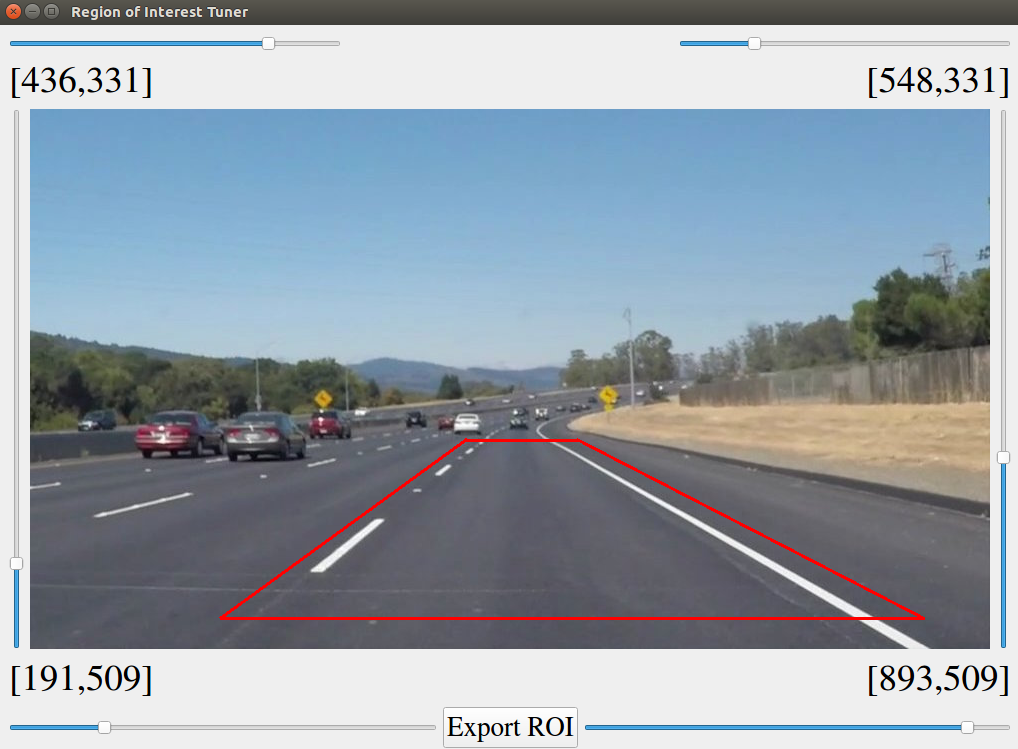
#> input picture utils/roi.png, 1018 x 749 px; its folder holds only this picture in this run
$ python -i LineDetector.py   (imports and definitions only)
#> lines starting #> are read from the running program, lines starting #| are printed output that depends on the picture; after the words box and inside, x2 and y2 are one past the last pixel; in counts of white or black regions, pixels touching at a corner belong together
import cv2
import numpy as np
from collections import deque
import matplotlib.pyplot as plt
from moviepy.editor import VideoFileClip
output_vids_path = "test_videos_output/"

class LineDetector:
    def __init__(self, video=None):
        if video == None:
            self.video_mode = False
        else:
            self.video_ = video
            self.video_mode = True

        self.left_lines_  = deque(maxlen=500)
        self.right_lines_ = deque(maxlen=500)

    def read_image(self, image_path):
        return plt.imread(image_path)

    def show_images(self, images, cmap=None):
        cols = 2
        rows = (len(images)+1)//cols

        plt.figure(figsize=(10, 11))
        for i, image in enumerate(images):
            plt.subplot(rows, cols, i+1)
            # use gray scale color map if there is only one channel
            cmap = 'gray' if len(image.shape)==2 else cmap
            plt.imshow(image, cmap=cmap)
            plt.xticks([])
            plt.yticks([])
        plt.tight_layout(pad=0, h_pad=0, w_pad=0)
        plt.show()

    def convert_gray_scale(self, image):
        return cv2.cvtColor(image, cv2.COLOR_RGB2GRAY)

    def convert_hls(self, image):
        return cv2.cvtColor(image, cv2.COLOR_RGB2HLS)

    def select_white_yellow(self, image):
        converted = self.convert_hls(image)
        # white color mask
        lower = np.uint8([0, 200, 0])
        upper = np.uint8([255, 255, 255])
        white_mask = cv2.inRange(converted, lower, upper)
        # yellow color mask
        lower = np.uint8([10, 0, 100])
        upper = np.uint8([40, 255, 255])
        yellow_mask = cv2.inRange(converted, lower, upper)
        # combine the mask
        mask = cv2.bitwise_or(white_mask, yellow_mask)
        return cv2.bitwise_and(image, image, mask = mask)

    def filter_region(self, image, vertices):
        """
        Create the mask using the vertices and apply it to the input image
        """
        mask = np.zeros_like(image)
        if len(mask.shape)==2:
            cv2.fillPoly(mask, vertices, 255)
        else:
            cv2.fillPoly(mask, vertices, (255,)*mask.shape[2]) # in case, the input image has a channel dimension
        return cv2.bitwise_and(image, mask)


    def select_region(self, image):
        """
        It keeps the region surrounded by the `vertices` (i.e. polygon).  Other area is set to 0 (black).
        """
        # first, define the polygon by vertices
        rows, cols   = image.shape[:2]
        bottom_left  = [cols*0.1, rows*0.95]
        top_left     = [cols*0.4, rows*0.65]
        bottom_right = [cols*0.9, rows*0.95]
        top_right    = [cols*0.6, rows*0.65]
        # the vertices are an array of polygons (i.e array of arrays) and the data type must be integer
        vertices = np.array([[bottom_left, top_left, top_right, bottom_right]], dtype=np.int32)
        return self.filter_region(image, vertices)

    def apply_smoothing(self, image, kernel_size=15):
        """
        kernel_size must be postivie and odd
        """
        return cv2.GaussianBlur(image, (kernel_size, kernel_size), 0)

    def detect_edges(self, image, low_threshold=50, high_threshold=150):
        return cv2.Canny(image, low_threshold, high_threshold)

    def hough_lines(self, image):
        return cv2.HoughLinesP(image, rho=1, theta=np.pi/180, threshold=20, minLineLength=20, maxLineGap=300)


    def average_slope_intercept(self, lines):
        left_lines    = [] # (slope, intercept)
        left_weights  = [] # (length,)
        right_lines   = [] # (slope, intercept)
        right_weights = [] # (length,)

        for line in lines:
            for x1, y1, x2, y2 in line:
                if x2==x1:
                    continue # ignore a vertical line
                slope = (y2-y1)/(x2-x1)
                intercept = y1 - slope*x1
                length = np.sqrt((y2-y1)**2+(x2-x1)**2)
                if slope < 0: # y is reversed in image
                    left_lines.append((slope, intercept))
                    left_weights.append((length))
                else:
                    right_lines.append((slope, intercept))
                    right_weights.append((length))

        # add more weight to longer lines
        left_lane  = np.dot(left_weights,  left_lines) /np.sum(left_weights)  if len(left_weights) >0 else None
        right_lane = np.dot(right_weights, right_lines)/np.sum(right_weights) if len(right_weights)>0 else None

        return left_lane, right_lane # (slope, intercept), (slope, intercept)

    def make_line_points(self, y1, y2, line):
        """
        Convert a line represented in slope and intercept into pixel points
        """
        if line is None:
            return None

        slope, intercept = line

        # make sure everything is integer as cv2.line requires it
        x1 = int((y1 - intercept)/slope)
        x2 = int((y2 - intercept)/slope)
        y1 = int(y1)
        y2 = int(y2)

        return ((x1, y1), (x2, y2))

    def lane_lines(self, image, lines):
        left_lane, right_lane = self.average_slope_intercept(lines)

        y1 = image.shape[0] # bottom of the image
        y2 = y1*0.6         # slightly lower than the middle

        left_line  = self.make_line_points(y1, y2, left_lane)
        right_line = self.make_line_points(y1, y2, right_lane)

        return left_line, right_line

    def mean_line(self, line, lines):
        if line is not None:
            lines.append(line)

        if len(lines)>0:
            line = np.mean(lines, axis=0, dtype=np.int32)
            line = tuple(map(tuple, line)) # make sure it's tuples not numpy array for cv2.line to work
        return line

    def draw_lane_lines(self, image, lines, color=[255, 0, 0], thickness=10):
        # make a separate image to draw lines and combine with the orignal later
        line_image = np.zeros_like(image)
        for line in lines:
            if line is not None:
                cv2.line(line_image, *line,  color, thickness)
        # image1 * α + image2 * β + λ
        # image1 and image2 must be the same shape.
        return cv2.addWeighted(image, 1.0, line_image, 0.95, 0.0)


    def process_frame(self, image):
            white_yellow = self.select_white_yellow(image)
            gray         = self.convert_gray_scale(white_yellow)
            smooth_gray  = self.apply_smoothing(gray)
            edges        = self.detect_edges(smooth_gray)
            regions      = self.select_region(edges)
            lines        = self.hough_lines(regions)
            left_line, right_line = self.lane_lines(image, lines)

            left_line  = self.mean_line(left_line,  self.left_lines_)
            right_line = self.mean_line(right_line, self.right_lines_)

            return self.draw_lane_lines(image, (left_line, right_line))

    def process_video(self):
        if self.video_mode:
            global output_vids_path
            clip = VideoFileClip(self.video_)
            processed = clip.fl_image(self.process_frame)
            processed.write_videofile(output_vids_path + self.video_.split("/")[-1], audio=False)
        else:
            print("This object is not capable of processing video")

>>> import cv2
>>> picture = cv2.cvtColor(cv2.imread('../utils/roi.png'), cv2.COLOR_BGR2RGB)
>>> result = LineDetector().process_frame(picture)
#> in convert_hls, `return cv2.cvtColor(image, cv2.COLOR_RGB2HLS)`: returned value: shape (749, 1018, 3); mean of channels 0, 1, 2 67.9, 159.4, 43.9
#> in select_white_yellow, `white_mask = cv2.inRange(converted, lower, upper)`:
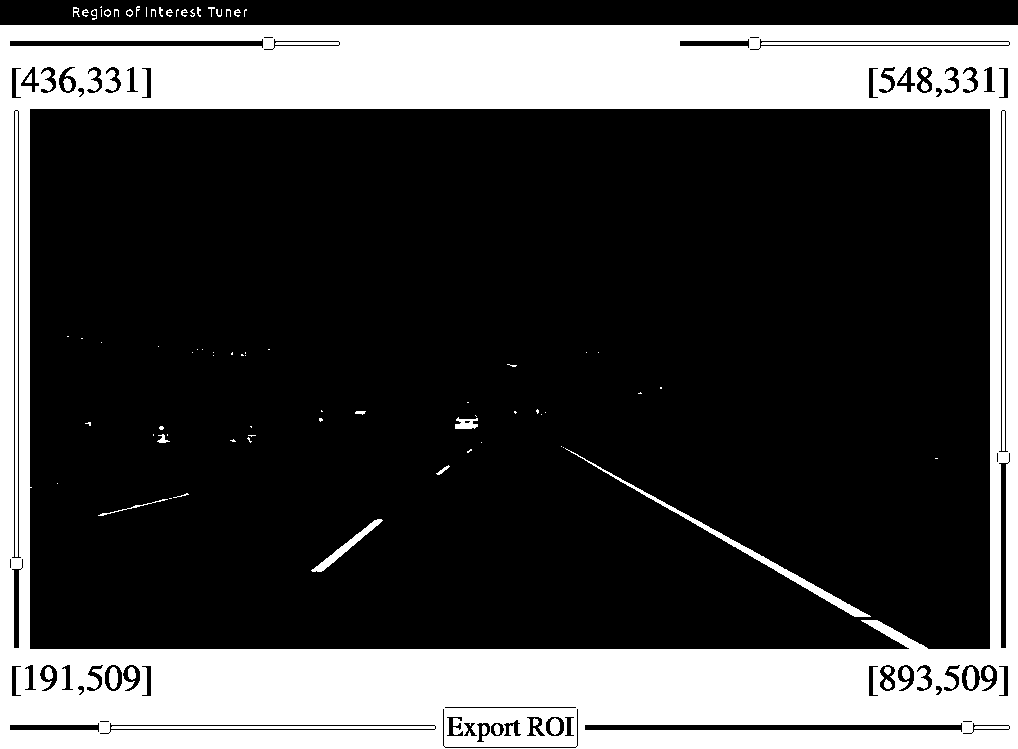
#> white_mask: shape (749, 1018); 27.2% white; 90 white regions (48 under 20 px), largest, box (x1, y1, x2, y2) and area: (0, 25, 1018, 749) 203112, (565, 448, 871, 617) 1692, (311, 519, 383, 572) 571
#> in select_white_yellow, `yellow_mask = cv2.inRange(converted, lower, upper)`:
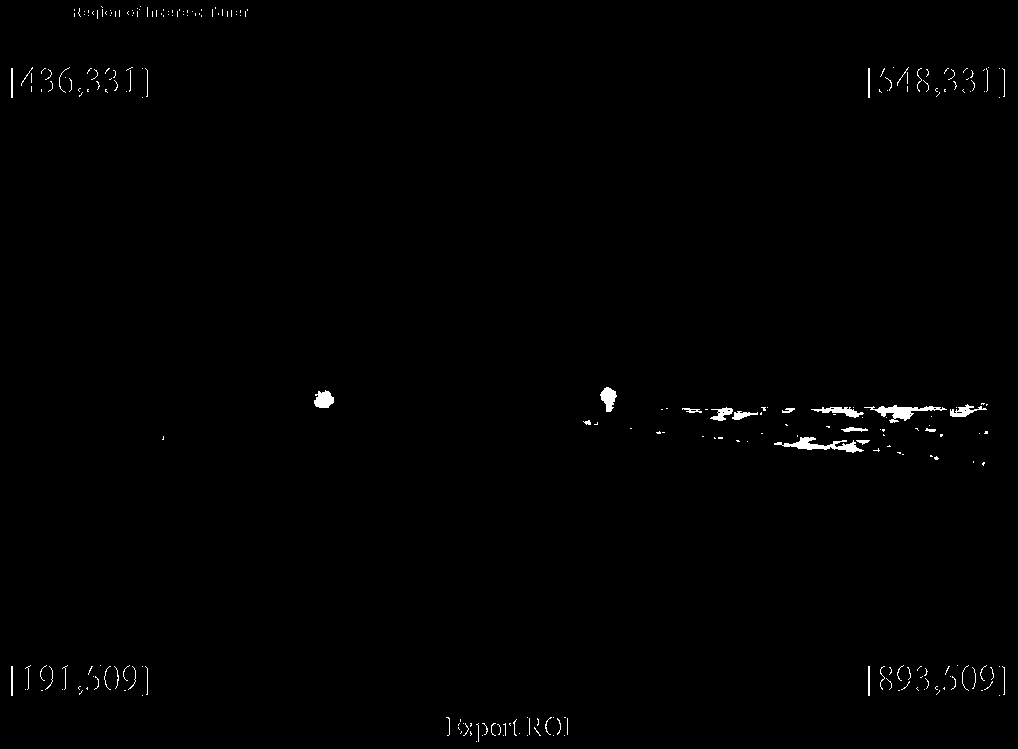
#> yellow_mask: shape (749, 1018); 0.61% white; 260 white regions (216 under 20 px), largest, box (x1, y1, x2, y2) and area: (774, 437, 864, 453) 530, (864, 405, 947, 423) 497, (314, 390, 334, 408) 263
#> in select_white_yellow, `mask = cv2.bitwise_or(white_mask, yellow_mask)`: mask: shape (749, 1018); 27.8% white; 134 white regions (88 under 20 px), largest, box (x1, y1, x2, y2) and area: (0, 25, 1018, 749) 204923, (565, 448, 871, 617) 1692, (311, 519, 383, 572) 571
#> in detect_edges, `return cv2.Canny(image, low_threshold, high_threshold)`: returned value: shape (749, 1018); 1.7% white in thin lines or dots
#> in filter_region, `cv2.fillPoly(mask, vertices, 255)`:
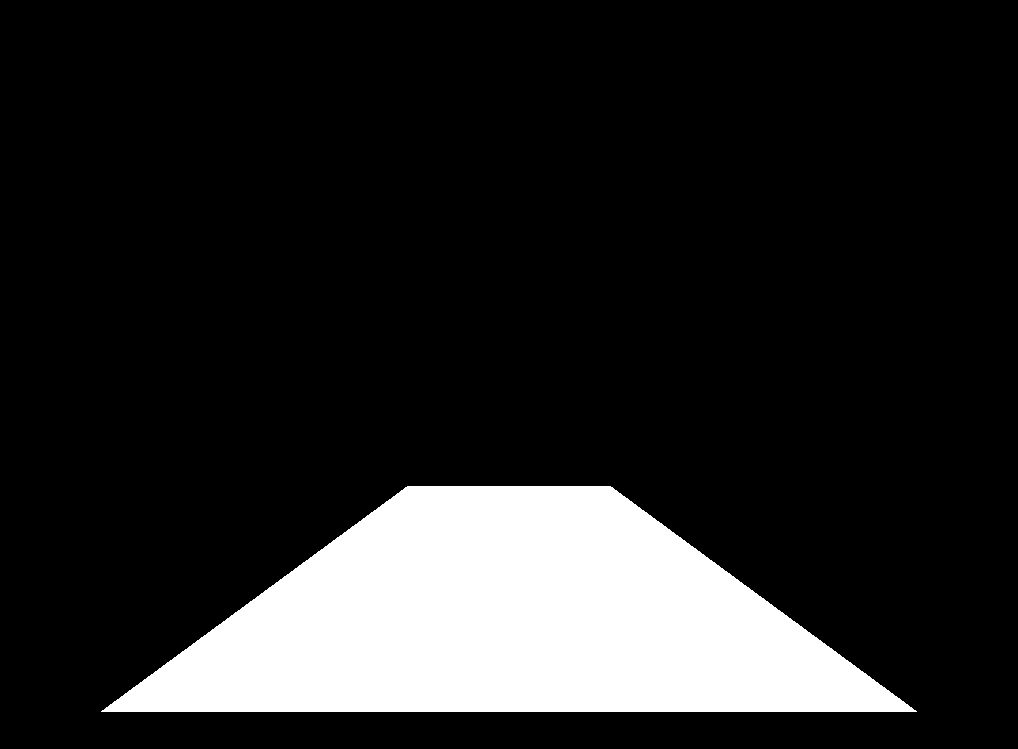
#> mask: shape (749, 1018); 15.1% white; 1 white region, box (x1, y1, x2, y2) and area: (101, 486, 917, 712) 115341
#> in filter_region, `return cv2.bitwise_and(image, mask)`:
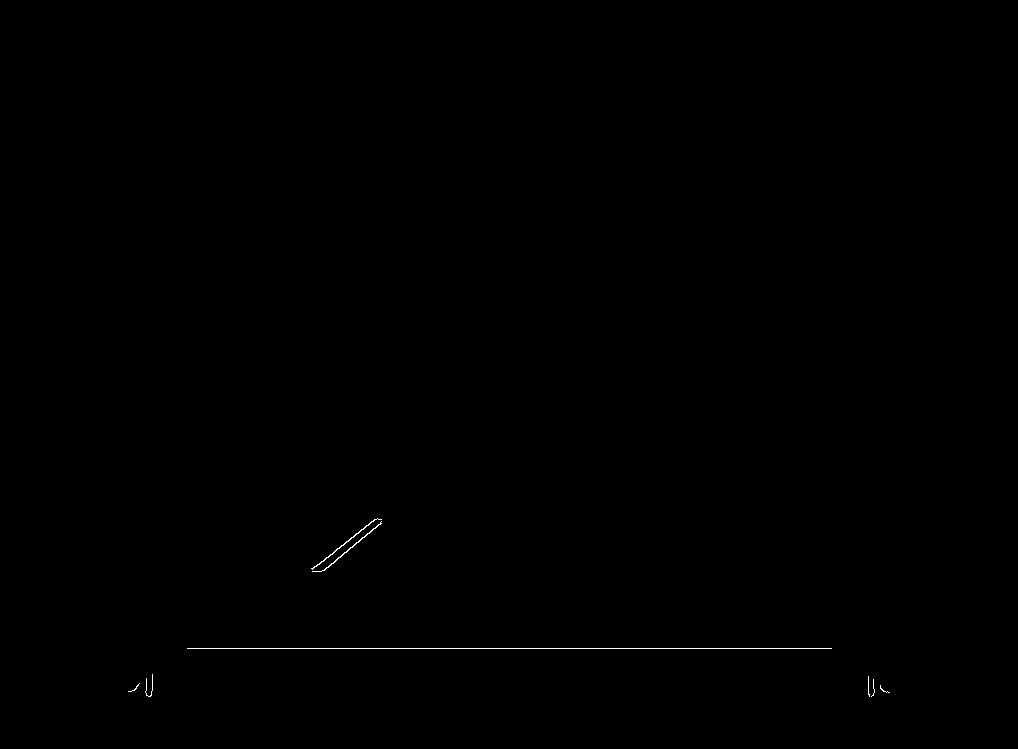
#> returned value: shape (749, 1018); 0.13% white in thin lines or dots, all inside (x1, y1, x2, y2) = (128, 518, 890, 697)
#> in process_frame, `lines        = self.hough_lines(regions)`: lines = [[187, 648, 831, 648], [149, 696, 377, 518], [324, 570, 381, 523], [323, 570, 381, 521], [145, 692, 374, 519], [868, 676, 869, 696]]
#> the loop in average_slope_intercept, `for line in lines:` made 6 passes
#> after the loop in average_slope_intercept, `for line in lines:`: left_lines = [(-0.781, 812.3), (-0.825, 837.2), (-0.845, 842.9), (-0.755, 801.5)]; left_weights = [289.3, 73.88, 75.93, 287]; right_lines = [(0, 648), (20, -16684)]; right_weights = [644, 20.02]
#> in average_slope_intercept, `left_lane  = np.dot(left_weights,  left_lines) /np.sum(left_weights)  ..`: left_lane = [-0.782, 813.8]
#> in average_slope_intercept, `right_lane = np.dot(right_weights, right_lines)/np.sum(right_weights) ..`: right_lane = [0.603, 125.3]
#> in lane_lines, `left_lane, right_lane = self.average_slope_intercept(lines)`: left_lane = [-0.782, 813.8]; right_lane = [0.603, 125.3]
#> in make_line_points, `slope, intercept = line`: slope = -0.782; intercept = 813.8
#> in make_line_points, `x1 = int((y1 - intercept)/slope)`: x1 = 82
#> in make_line_points, `x2 = int((y2 - intercept)/slope)`: x2 = 466
#> in lane_lines, `left_line  = self.make_line_points(y1, y2, left_lane)`: left_line = ((82, 749), (466, 449))
#> in lane_lines, `right_line = self.make_line_points(y1, y2, right_lane)`: right_line = ((1034, 749), (537, 449))
#> in process_frame, `left_line, right_line = self.lane_lines(image, lines)`: left_line = ((82, 749), (466, 449)); right_line = ((1034, 749), (537, 449))
#> after the loop in draw_lane_lines, `for line in lines:`:
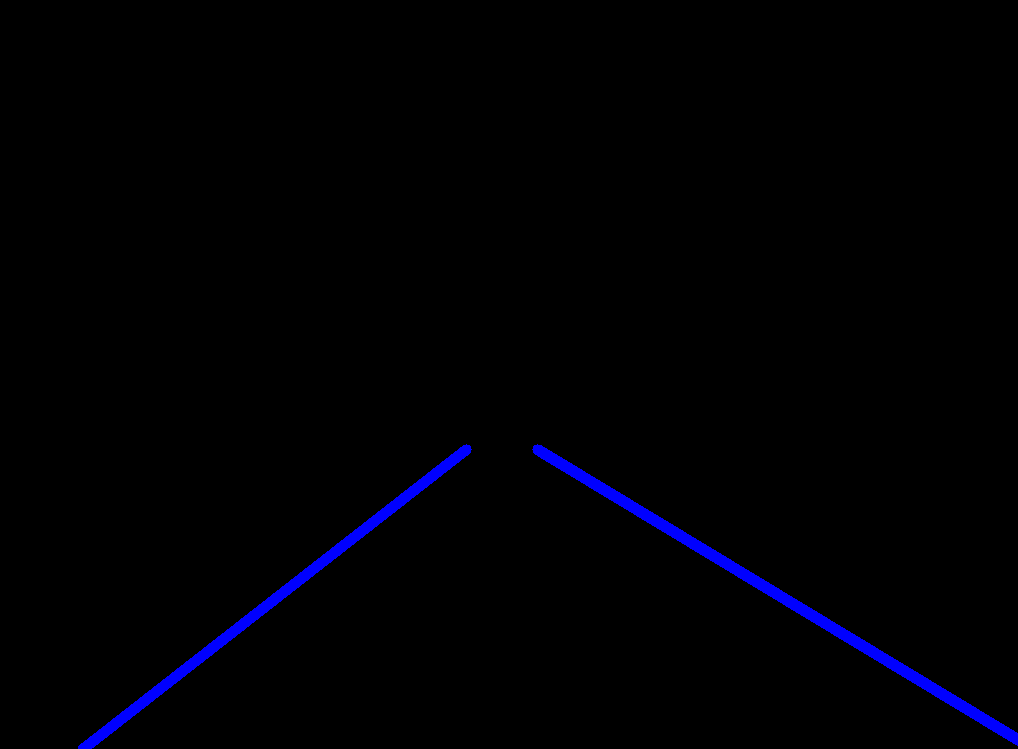
#> line_image: shape (749, 1018, 3); mean of channels 0, 1, 2 3.9, 0, 0; drawn as B, G, R
#> in draw_lane_lines, `return cv2.addWeighted(image, 1.0, line_image, 0.95, 0.0)`:
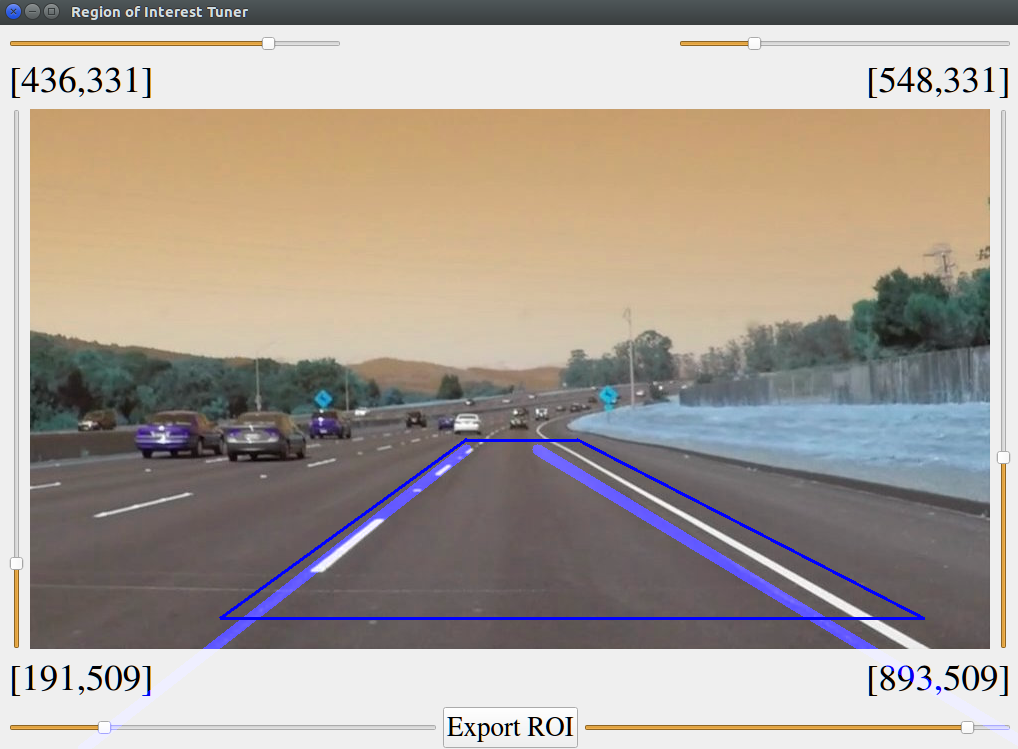
#> returned value: shape (749, 1018, 3); mean of channels 0, 1, 2 151.4, 159.5, 168.9; drawn as B, G, R
